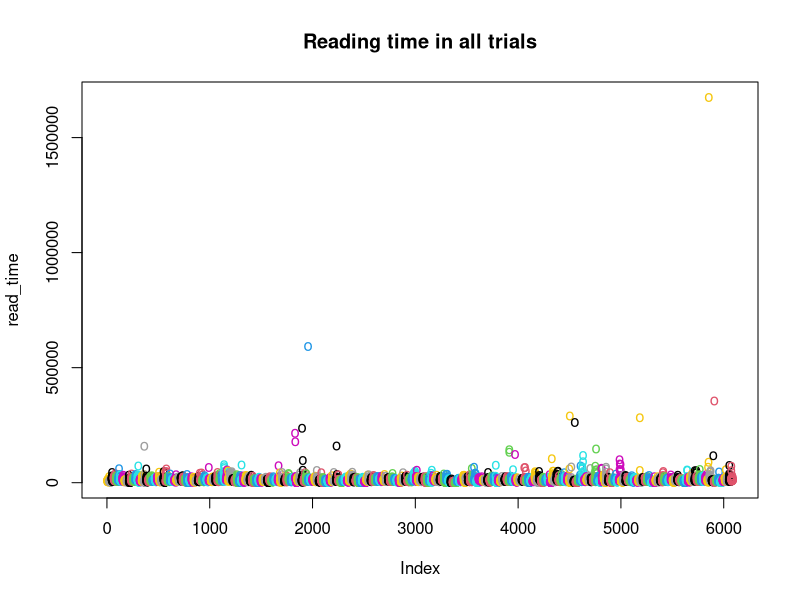
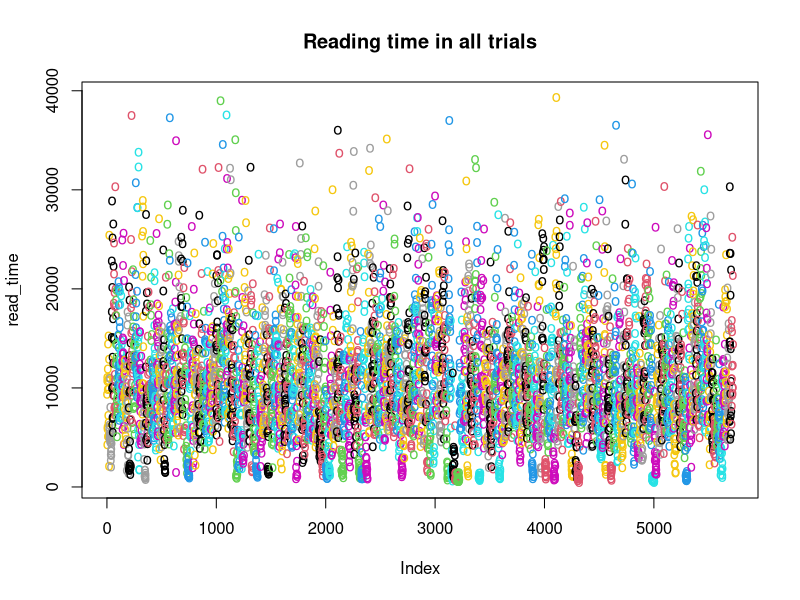

Generate these figures, in order, with R: (Note: a time limit stopped this script after it produced the figures.)
## ---- chunk 1
library(ordinal)
library(dplyr)
library(knitr)
library(ggplot2)
library(ggpubr)
## ---- chunk 2
answers_raw <- read.csv2(file = "./data/data.csv", sep = ",")
answers_raw <- answers_raw[grep("L_[KPN]", answers_raw$item), ]
kable(head(answers_raw)) 
## ---- chunk 3
l1 <- c("L_K1", "L_P2", "L_N3", "L_K4", "L_P5", "L_N6", "L_K7", "L_P8", "L_N9", "L_K10", "L_P11", 
        "L_N12", "L_K13", "L_P14", "L_N15", "L_K16", "L_P17", "L_N18", "L_K19", "L_P20", "L_N21")

l2 <- c("L_P1", "L_N2", "L_K3", "L_P4", "L_N5", "L_K6", "L_P7", "L_N8", "L_K9", "L_P10", "L_N11", 
        "L_K12", "L_P13", "L_N14", "L_K15", "L_P16", "L_N17", "L_K18", "L_P19", "L_N20", "L_K21")

l3 <- c("L_N1", "L_K2", "L_P3", "L_N4", "L_K5", "L_P6", "L_N7", "L_K8", "L_P9", "L_N10","L_K11", 
        "L_P12", "L_N13", "L_K14", "L_P15", "L_N16", "L_K17", "L_P18", "L_N19", "L_K20", "L_P21")

answers_raw <- answers_raw %>%
   mutate_if(is.character, as.factor) %>% 
   mutate(
     list = case_when(
       is.element(item, l1) ~ 1,
       is.element(item, l2) ~ 2,
       is.element(item, l3) ~ 3),
     list = as.factor(list),
     read_time = as.numeric(gsub("(\\[|\\])", "", read_time)),
     response_1 = as.factor(response_1)
)

kable(head(answers_raw))
## ---- chunk 4
answers_raw$conditions <- relevel(answers_raw$conditions, ref="p")
levels(answers_raw$conditions)
## ---- chunk 5
with(answers_raw, plot(read_time, col=id, pch='o', main="Reading time in all trials"))
## ---- chunk 6
for(i in unique(answers_raw$item_num_only)) {
  outliers <- boxplot(answers_raw[answers_raw$item_num_only == i, ]$read_time, plot = FALSE)$out
  answers_raw[answers_raw$item_num_only == i & answers_raw$read_time %in% outliers, ]$read_time <- NA
}
## ---- chunk 7
answers <- answers_raw[is.na(answers_raw$read_time) == FALSE, ]
kable(head(answers_raw))
## ---- chunk 8
with(answers, plot(read_time, col=id, pch='o', main="Reading time in all trials"))
## ---- chunk 9
table(answers$item_num_only)
table(answers$conditions)
table(answers$list)
## ---- chunk 10
model1 <- clmm(response_1 ~ conditions + (1|item_num_only) + (1|id), data=answers, link="logit", Hess=TRUE) # ID and item as random effect
summary(model1)
## ---- chunk 11
model2 <- clmm(response_1 ~ conditions + (conditions|item_num_only) + (conditions|id), data=answers, link="logit", Hess=TRUE)
summary(model2)
## ---- chunk 12
model3 <- clmm(response_1 ~ 1 + conditions +  (1|item_num_only) + (0+conditions|item_num_only) + (1|id) + (0+conditions|id), 
                data=answers, link="logit", Hess=TRUE)
summary(model3)
## ---- chunk 13
anova(model1, model2)
## ---- chunk 14
anova(model2, model3)
